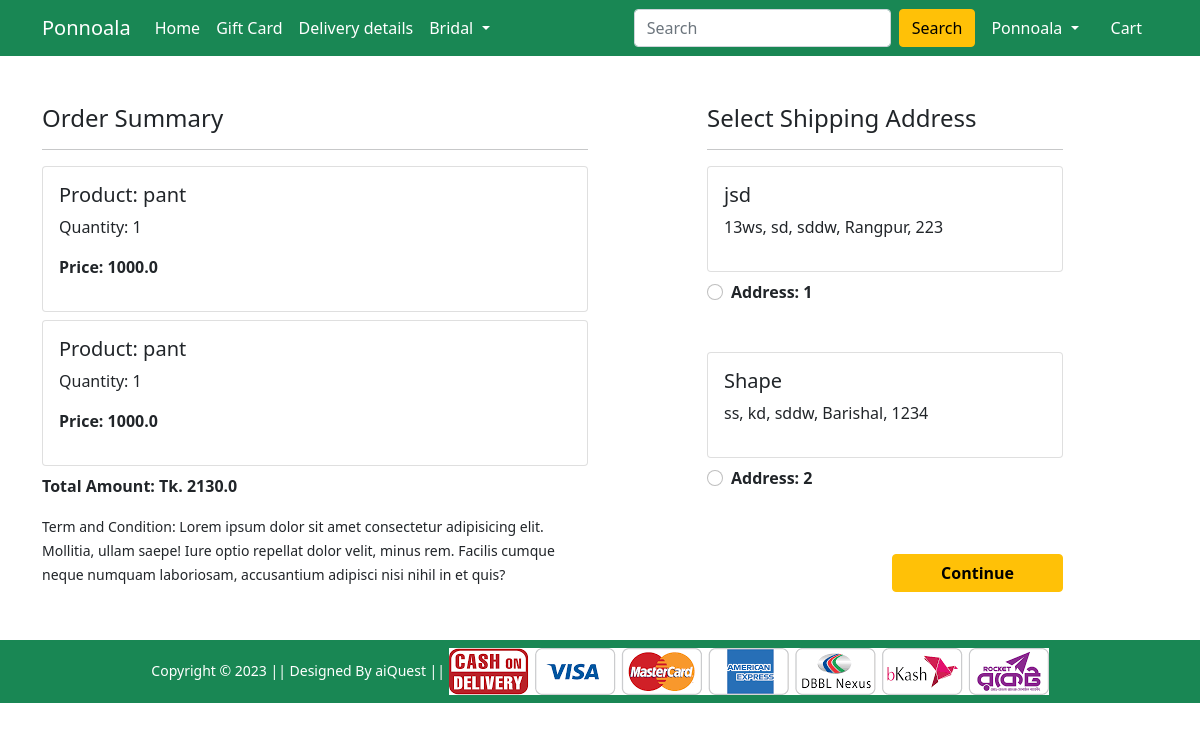
The page /checkout/ (signed in) on the database as committed earlier.
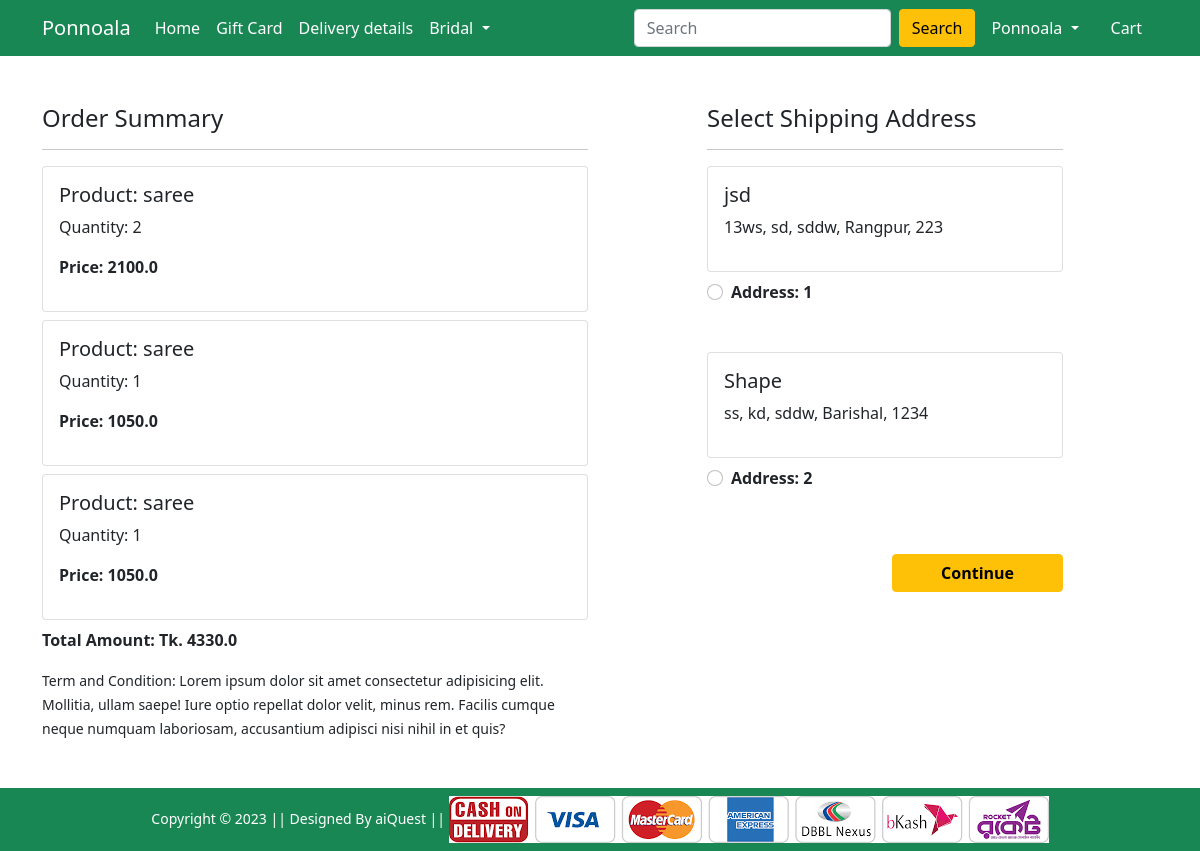
The same page on the database as committed later.
### Shop/models.py (models this page shows, shortened)
class Cart(models.Model):
    user = models.ForeignKey(User, on_delete=models.CASCADE)
    product = models.ForeignKey(Product, on_delete=models.CASCADE)
    quantity = models.PositiveIntegerField(default=1)
    @property
    def total_cost(self):
        return self.quantity * self.product.discounted_price

class Product(models.Model):
    title = models.CharField(max_length=100)
    selling_price = models.FloatField()
    discounted_price = models.FloatField()
    description = models.TextField()
    brand = models.CharField(max_length=100)
    category = models.CharField(choices=CATEGORY_CHOICES,max_length=2)
    product_image = models.ImageField(upload_to='productimg')

class Customer(models.Model):
    user = models.ForeignKey(User, on_delete=models.CASCADE)
    name = models.CharField(max_length=200)
    division = models.CharField(choices=DIVISION_CHOICES, max_length=50)
    district = models.CharField(max_length=200)
    thana = models.CharField(max_length=50)
    villorroad = models.CharField(max_length=50)
    zipcode = models.IntegerField()

### Shop/views.py (the view)
# urls.py: path('checkout/', views.checkout, name='checkout'),
@login_required
def checkout(request):
 user=request.user
 add=Customer.objects.filter(user=user)
 cart_items=Cart.objects.filter(user=user)
 amount=0.0
 shipping_amount=130.0
 totalamount=0.0
 cart_product=[p for p in Cart.objects.all() if p.user==user]
 for p in cart_product:
    tempamount=(p.quantity * p.product.discounted_price)
    amount+=tempamount
    totalamount=amount+shipping_amount
 return render(request, 'Shop/checkout.html',{'add':add,'totalamount':totalamount,'cart_items':cart_items})

### Shop/templates/Shop/checkout.html (shortened to what this page needs)
{% extends 'Shop/base.html' %}
{% load static %}
{% block main-content %}
<div class="container">
    <div class="row mt-5">
        <div class="col-sm-6">
            <h4>Order Summary</h4>
            <hr>
            {% for item in cart_items %}
            <div class="card mb-2">
                <div class="card-body">
                    <h5>Product: {{ item.product.title }}</h5>
                    <p>Quantity: {{ item.quantity }}</p>
                    <p class="fw-bold">Price: {{ item.total_cost }}</p>
                </div>
            </div>
            {% endfor %}
            <p class="fw-bold">Total Amount: Tk. {{ totalamount }}</p>
            <small>Term and Condition: Lorem ipsum dolor sit amet consectetur adipisicing elit. Mollitia, ullam saepe!
                Iure optio repellat dolor velit, minus rem. Facilis cumque neque numquam laboriosam, accusantium
                adipisci nisi nihil in et quis?</small>
        </div>
        <div class="col-sm-4 offset-sm-1">
            <h4>Select Shipping Address</h4>
            <hr>
            <form action="/paymentdone">
                {% for ad in add %}
                <div class="card">
                    <div class="card-body">
                        <h5>{{ ad.name }}</h5>
                        <p>{{ ad.villorroad }}, {{ ad.thana }}, {{ ad.district }}, {{ ad.division }}, {{ ad.zipcode }}</p>
                    </div>
                </div>
                <div class="form-check mt-2 mb-5">
                    <input class="form-check-input" type="radio" name='custid' id="custadd{{ forloop.counter }}" value="{{ ad.id }}" required>
                    <label class="form-check-label fw-bold" for="">
                        Address: {{forloop.counter}} </label>
                </div>
                {% endfor %}
                <div class="text-end">
                    <button type="submit" class="btn btn-warning mt-3 px-5 fw-bold">Continue</button>
                </div>
            </form>
        </div>
    </div>
</div>
{% endblock main-content %}

Rows that differ between the two databases and show on the page:
removed Cart: product "pant", quantity "1", total_cost "1000.0"
removed Cart: product "pant", quantity "1", total_cost "1000.0"
added Cart: product "saree", quantity "2", total_cost "2100.0"
added Cart: product "saree", quantity "1", total_cost "1050.0"
added Cart: product "saree", quantity "1", total_cost "1050.0"
Other text that changed with them:
{{ totalamount }}: "2130.0" → "4330.0"
